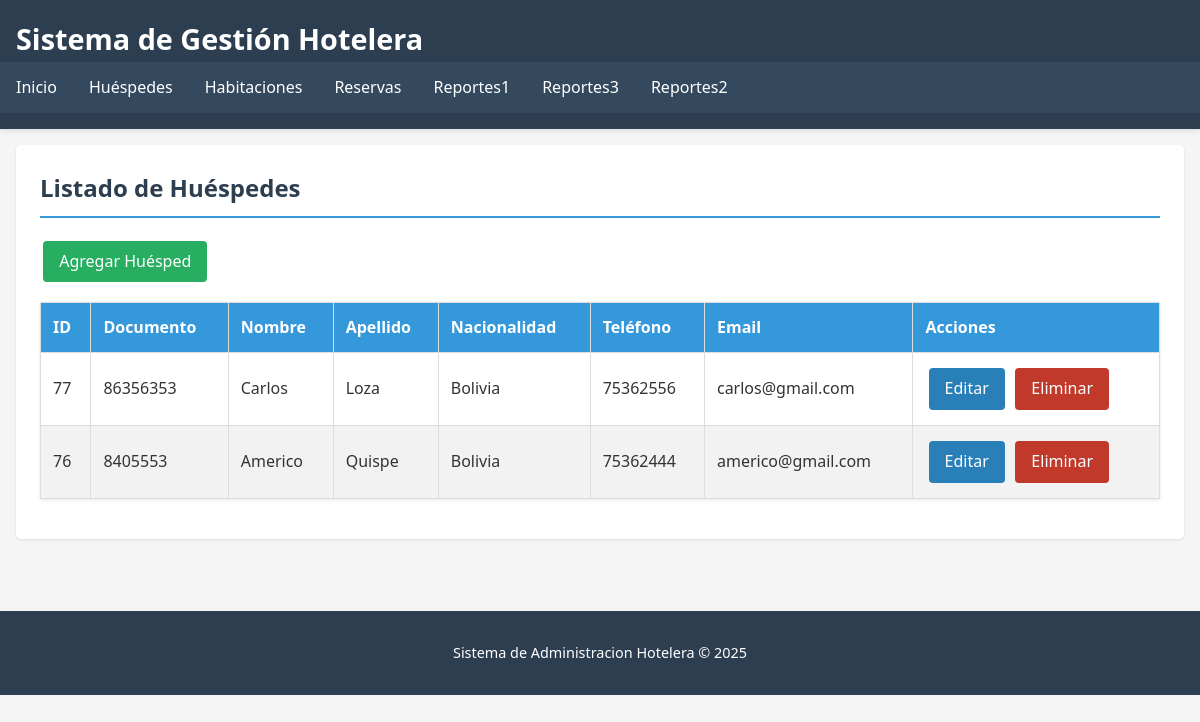
Screenshot of /huespedes/listar.php with the database file from the repository.
### tables this page shows
CREATE TABLE `huespedes` (
  `id_huesped` int(11) NOT NULL,
  `nombre` varchar(100) NOT NULL,
  `apellido` varchar(100) NOT NULL,
  `documento` varchar(20) DEFAULT NULL,
  `nacionalidad` varchar(50) DEFAULT NULL,
  `telefono` varchar(15) DEFAULT NULL,
  `email` varchar(100) DEFAULT NULL
);

### huespedes/listar.php (the view, shortened to what this page needs)
<?php
require_once('../includes/conexion.php');
$query = "SELECT * FROM huespedes ORDER BY apellido, nombre";
$resultado = mysqli_query($conexion, $query);
include('../includes/header.php');
?>
<div class="card">
    <h2>Listado de Huéspedes</h2>
    <a href="agregar.php" class="btn btn-agregar">Agregar Huésped</a>
    <table>
        <thead>
            <tr>
                <th>ID</th>
                <th>Documento</th>
                <th>Nombre</th>
                <th>Apellido</th>
                <th>Nacionalidad</th>
                <th>Teléfono</th>
                <th>Email</th>
                <th>Acciones</th>
            </tr>
        </thead>
        <tbody>
            <?php if (mysqli_num_rows($resultado) > 0): ?>
                <?php while ($huesped = mysqli_fetch_assoc($resultado)): ?>
                <tr>
                    <td><?php echo $huesped['id_huesped']; ?></td>
                    <td><?php echo $huesped['documento']; ?></td>
                    <td><?php echo $huesped['nombre']; ?></td>
                    <td><?php echo $huesped['apellido']; ?></td>
                    <td><?php echo $huesped['nacionalidad']; ?></td>
                    <td><?php echo $huesped['telefono']; ?></td>
                    <td><?php echo $huesped['email']; ?></td>
                    <td>
                        <a href="editar.php?id=<?php echo $huesped['id_huesped']; ?>" class="btn btn-editar">Editar</a>
                        <a href="eliminar.php?id=<?php echo $huesped['id_huesped']; ?>" class="btn btn-eliminar" onclick="return confirm('¿Está seguro de eliminar este huésped?')">Eliminar</a>
                    </td>
                </tr>
                <?php endwhile; ?>
            <?php else: ?>
                <tr>
                    <td colspan="8">No hay huéspedes registrados.</td>
                </tr>
            <?php endif; ?>
        </tbody>
    </table>
</div>
<?php
include('../includes/footer.php');
?>

### css/estilo.css (style rules this page uses)
body { font-family: 'Segoe UI', Tahoma, Geneva, Verdana, sans-serif; line-height: 1.6; margin: 0; padding: 0; color: #333; background-color: #f5f5f5; }
table { width: 100%; border-collapse: collapse; margin: 1rem 0; background: white; box-shadow: 0 1px 3px rgba(0,0,0,0.1); }
table, th, td { border: 1px solid #ddd; }
th, td { padding: 0.75rem; text-align: left; }
th { background-color: #3498db; color: white; }
tr:nth-child(even) { background-color: #f2f2f2; }
.btn { display: inline-block; padding: 0.5rem 1rem; margin: 0.2rem; text-decoration: none; border-radius: 4px; font-weight: 500; transition: all 0.3s; border: none; cursor: pointer; }
.btn-agregar { background: #27ae60; color: white; }
.btn-editar { background: #2980b9; color: white; }
.btn-eliminar { background: #c0392b; color: white; }
.card { background: white; border-radius: 5px; box-shadow: 0 1px 3px rgba(0,0,0,0.1); padding: 1.5rem; margin-bottom: 1.5rem; }
.card h2 { margin-top: 0; color: #2c3e50; border-bottom: 2px solid #3498db; padding-bottom: 0.5rem; }

### rows the page displays
huespedes: id_huesped "77", documento "86356353", nombre "Carlos", apellido "Loza", nacionalidad "Bolivia", telefono "75362556", email "carlos@gmail.com"
huespedes: id_huesped "76", documento "8405553", nombre "Americo", apellido "Quispe", nacionalidad "Bolivia", telefono "75362444", email "americo@gmail.com"
